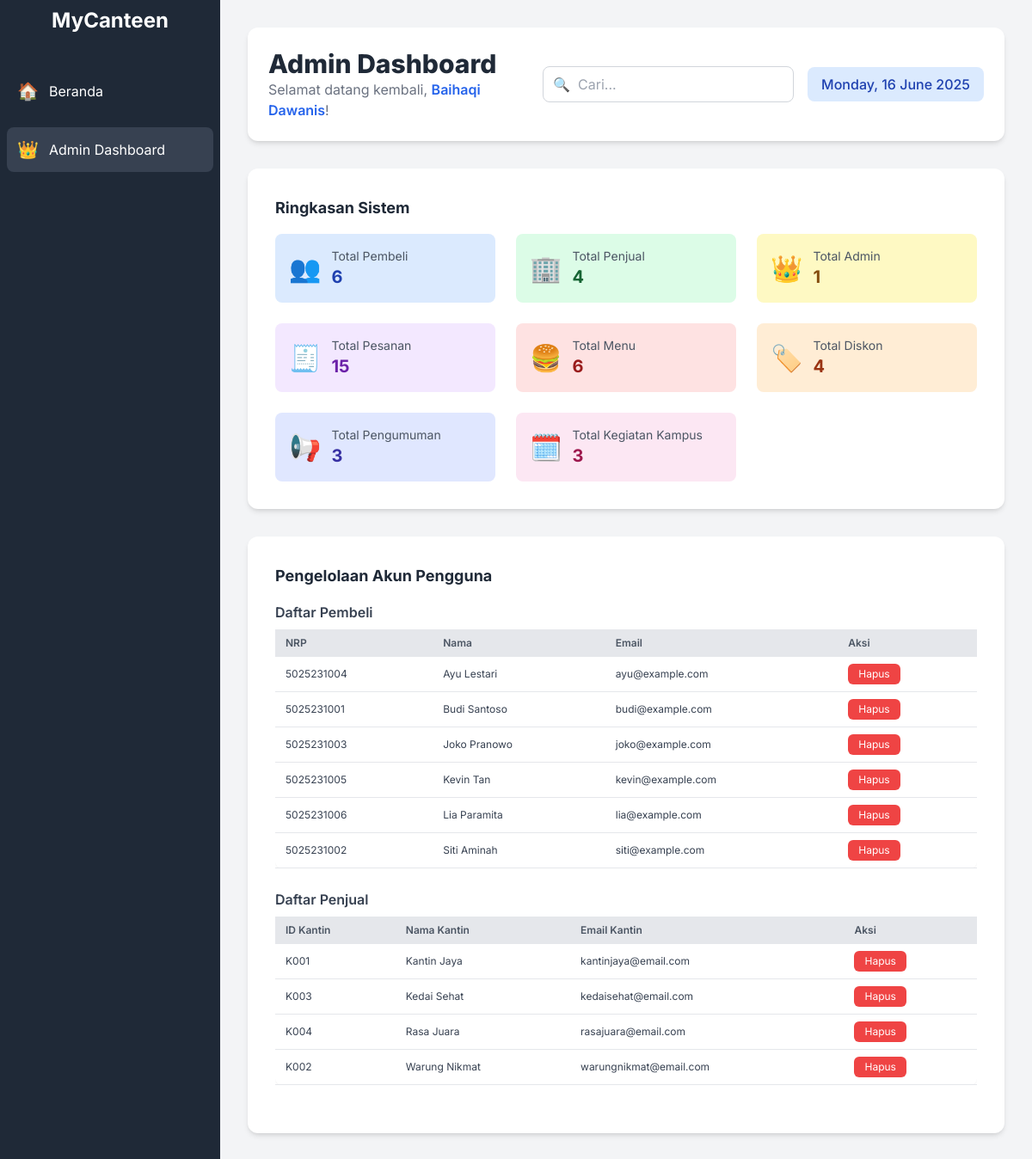
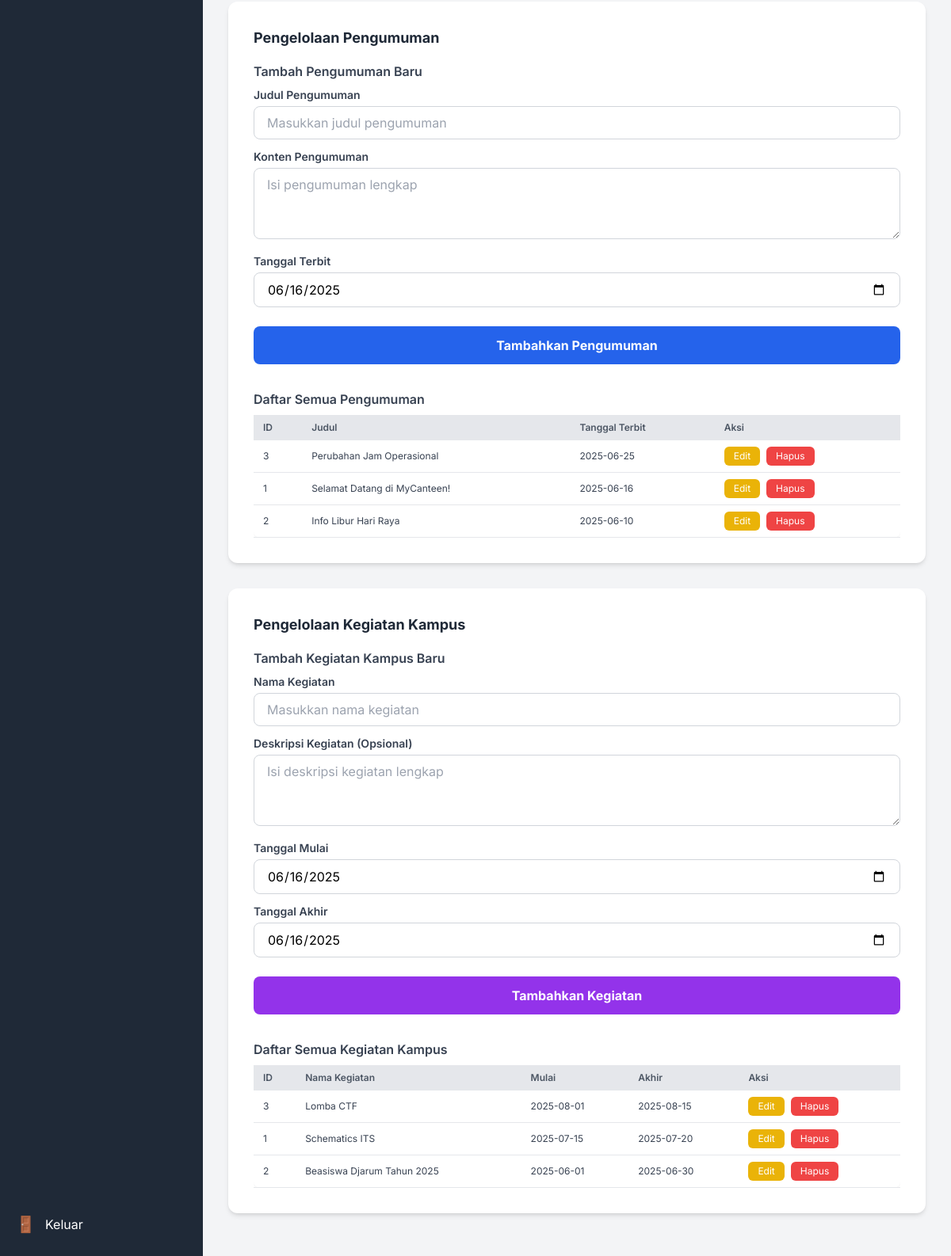
/index.php?page=admin_dashboard (signed in), run on the app's committed database (2 pictures, top to bottom).
### tables this page shows
CREATE TABLE Pembeli (
    nrp VARCHAR(10) PRIMARY KEY,
    nama VARCHAR(100) NOT NULL,
    email VARCHAR(255) UNIQUE NOT NULL,
    password VARCHAR(255) NOT NULL, 
    nomor_telepon VARCHAR(18) NOT NULL,
    alamat VARCHAR(255) NOT NULL
);

CREATE TABLE Penjual (
    id_kantin VARCHAR(4) PRIMARY KEY,
    nama_kantin VARCHAR(30) NOT NULL,
    nama_penanggung_jawab VARCHAR(100) NOT NULL,
    email_kantin VARCHAR(255) UNIQUE NOT NULL,
    password_kantin VARCHAR(255) NOT NULL, 
    nomor_telepon VARCHAR(18) NOT NULL
);

CREATE TABLE Pengumuman (
    id_pengumuman INT AUTO_INCREMENT PRIMARY KEY,
    judul VARCHAR(100) NOT NULL,
    konten TEXT NOT NULL,
    tanggal_terbit DATE NOT NULL
);

CREATE TABLE KegiatanKampus (
    id_kegiatan INT AUTO_INCREMENT PRIMARY KEY,
    nama_kegiatan VARCHAR(100) NOT NULL,
    deskripsi_kegiatan TEXT,
    tanggal_mulai DATE NOT NULL,
    tanggal_akhir DATE NOT NULL
);

### views/admin_dashboard_content.php (the view, shortened to what the rows shown need)
<div class="bg-white p-8 rounded-xl shadow-md mb-8">
    <div class="overflow-x-auto mb-6">
        <table class="min-w-full bg-white rounded-lg shadow-sm">
            <thead class="bg-gray-200">
                <tr>
                    <th class="py-2 px-3 text-left text-xs font-semibold text-gray-600">NRP</th>
                    <th class="py-2 px-3 text-left text-xs font-semibold text-gray-600">Nama</th>
                    <th class="py-2 px-3 text-left text-xs font-semibold text-gray-600">Email</th>
                    <th class="py-2 px-3 text-left text-xs font-semibold text-gray-600">Aksi</th>
                </tr>
            </thead>
            <tbody>
                <?php
                $query_all_pembeli = "SELECT nrp, nama, email FROM Pembeli ORDER BY nama";
                $result_all_pembeli = query_db($conn, $query_all_pembeli);
                if ($result_all_pembeli && mysqli_num_rows($result_all_pembeli) > 0) {
                    while ($pembeli = fetch_assoc_db($result_all_pembeli)) {
                        echo '<tr class="border-b border-gray-200 hover:bg-gray-50">';
                        echo '<td class="py-2 px-3 text-xs text-gray-700">' . htmlspecialchars($pembeli['nrp']) . '</td>';
                        echo '<td class="py-2 px-3 text-xs text-gray-700">' . htmlspecialchars($pembeli['nama']) . '</td>';
                        echo '<td class="py-2 px-3 text-xs text-gray-700">' . htmlspecialchars($pembeli['email']) . '</td>';
                        echo '<td class="py-2 px-3 text-xs text-gray-700">';
                        echo '<form method="POST" action="?page=admin_dashboard" onsubmit="return confirm(\'Anda yakin ingin menghapus akun Pembeli ini? Semua pesanan dan review terkait akan terhapus!\');">';
                        echo '<button type="submit" name="delete_user_submit" class="bg-red-500 text-white px-3 py-1 rounded-md hover:bg-red-600 transition-colors duration-200 text-xs">Hapus</button>';
                        echo '</form>';
                        echo '</td>';
                        echo '</tr>';
                    }
                } else {
                    echo '<tr><td colspan="4" class="py-3 text-center text-gray-500">Tidak ada data pembeli.</td></tr>';
                }
                ?>
            </tbody>
        </table>
    </div>
    <div class="overflow-x-auto mb-6">
        <table class="min-w-full bg-white rounded-lg shadow-sm">
            <thead class="bg-gray-200">
                <tr>
                    <th class="py-2 px-3 text-left text-xs font-semibold text-gray-600">ID Kantin</th>
                    <th class="py-2 px-3 text-left text-xs font-semibold text-gray-600">Nama Kantin</th>
                    <th class="py-2 px-3 text-left text-xs font-semibold text-gray-600">Email Kantin</th>
                    <th class="py-2 px-3 text-left text-xs font-semibold text-gray-600">Aksi</th>
                </tr>
            </thead>
            <tbody>
                <?php
                $query_all_penjual = "SELECT id_kantin, nama_kantin, email_kantin FROM Penjual ORDER BY nama_kantin";
                $result_all_penjual = query_db($conn, $query_all_penjual);
                if ($result_all_penjual && mysqli_num_rows($result_all_penjual) > 0) {
                    while ($penjual = fetch_assoc_db($result_all_penjual)) {
                        echo '<tr class="border-b border-gray-200 hover:bg-gray-50">';
                        echo '<td class="py-2 px-3 text-xs text-gray-700">' . htmlspecialchars($penjual['id_kantin']) . '</td>';
                        echo '<td class="py-2 px-3 text-xs text-gray-700">' . htmlspecialchars($penjual['nama_kantin']) . '</td>';
                        echo '<td class="py-2 px-3 text-xs text-gray-700">' . htmlspecialchars($penjual['email_kantin']) . '</td>';
                        echo '<td class="py-2 px-3 text-xs text-gray-700">';
                        echo '<form method="POST" action="?page=admin_dashboard" onsubmit="return confirm(\'Anda yakin ingin menghapus akun Penjual ini? Semua menu, diskon, pesanan terkait, dan review akan terhapus!\');">';
                        echo '<button type="submit" name="delete_user_submit" class="bg-red-500 text-white px-3 py-1 rounded-md hover:bg-red-600 transition-colors duration-200 text-xs">Hapus</button>';
                        echo '</form>';
                        echo '</td>';
                        echo '</tr>';
                    }
                } else {
                    echo '<tr><td colspan="4" class="py-3 text-center text-gray-500">Tidak ada data penjual.</td></tr>';
                }
                ?>
            </tbody>
        </table>
    </div>
</div>
<div class="bg-white p-8 rounded-xl shadow-md mb-8">
    <div class="overflow-x-auto">
        <table class="min-w-full bg-white rounded-lg shadow-sm">
            <thead class="bg-gray-200">
                <tr>
                    <th class="py-2 px-3 text-left text-xs font-semibold text-gray-600">ID</th>
                    <th class="py-2 px-3 text-left text-xs font-semibold text-gray-600">Judul</th>
                    <th class="py-2 px-3 text-left text-xs font-semibold text-gray-600">Tanggal Terbit</th>
                    <th class="py-2 px-3 text-left text-xs font-semibold text-gray-600">Aksi</th>
                </tr>
            </thead>
            <tbody>
                <?php
                $query_all_announcements = "SELECT id_pengumuman, judul, tanggal_terbit FROM Pengumuman ORDER BY tanggal_terbit DESC";
                $result_all_announcements = query_db($conn, $query_all_announcements);
                if ($result_all_announcements && mysqli_num_rows($result_all_announcements) > 0) {
                    while ($announcement = fetch_assoc_db($result_all_announcements)) {
                        echo '<tr class="border-b border-gray-200 hover:bg-gray-50">';
                        echo '<td class="py-2 px-3 text-xs text-gray-700">' . htmlspecialchars($announcement['id_pengumuman']) . '</td>';
                        echo '<td class="py-2 px-3 text-xs text-gray-700">' . htmlspecialchars($announcement['judul']) . '</td>';
                        echo '<td class="py-2 px-3 text-xs text-gray-700">' . htmlspecialchars($announcement['tanggal_terbit']) . '</td>';
                        echo '<td class="py-2 px-3 text-xs text-gray-700 flex space-x-2">';
                        echo '<a href="?page=admin_dashboard&edit_announcement_id=' . htmlspecialchars($announcement['id_pengumuman']) . '" class="bg-yellow-500 text-white px-3 py-1 rounded-md hover:bg-yellow-600 transition-colors duration-200 text-xs">Edit</a>';
                        echo '<form method="POST" action="?page=admin_dashboard" onsubmit="return confirm(\'Anda yakin ingin menghapus pengumuman ini?\');">';
                        echo '<button type="submit" name="delete_announcement_submit" class="bg-red-500 text-white px-3 py-1 rounded-md hover:bg-red-600 transition-colors duration-200 text-xs">Hapus</button>';
                        echo '</form>';
                        echo '</td>';
                        echo '</tr>';
                    }
                } else {
                    echo '<tr><td colspan="4" class="py-3 text-center text-gray-500">Tidak ada pengumuman.</td></tr>';
                }
                ?>
            </tbody>
        </table>
    </div>
</div>
<div class="bg-white p-8 rounded-xl shadow-md mb-8">
    <div class="overflow-x-auto">
        <table class="min-w-full bg-white rounded-lg shadow-sm">
            <thead class="bg-gray-200">
                <tr>
                    <th class="py-2 px-3 text-left text-xs font-semibold text-gray-600">ID</th>
                    <th class="py-2 px-3 text-left text-xs font-semibold text-gray-600">Nama Kegiatan</th>
                    <th class="py-2 px-3 text-left text-xs font-semibold text-gray-600">Mulai</th>
                    <th class="py-2 px-3 text-left text-xs font-semibold text-gray-600">Akhir</th>
                    <th class="py-2 px-3 text-left text-xs font-semibold text-gray-600">Aksi</th>
                </tr>
            </thead>
            <tbody>
                <?php
                $query_all_kegiatan = "SELECT id_kegiatan, nama_kegiatan, tanggal_mulai, tanggal_akhir FROM KegiatanKampus ORDER BY tanggal_mulai DESC";
                $result_all_kegiatan = query_db($conn, $query_all_kegiatan);
                if ($result_all_kegiatan && mysqli_num_rows($result_all_kegiatan) > 0) {
                    while ($kegiatan = fetch_assoc_db($result_all_kegiatan)) {
                        echo '<tr class="border-b border-gray-200 hover:bg-gray-50">';
                        echo '<td class="py-2 px-3 text-xs text-gray-700">' . htmlspecialchars($kegiatan['id_kegiatan']) . '</td>';
                        echo '<td class="py-2 px-3 text-xs text-gray-700">' . htmlspecialchars($kegiatan['nama_kegiatan']) . '</td>';
                        echo '<td class="py-2 px-3 text-xs text-gray-700">' . htmlspecialchars($kegiatan['tanggal_mulai']) . '</td>';
                        echo '<td class="py-2 px-3 text-xs text-gray-700">' . htmlspecialchars($kegiatan['tanggal_akhir']) . '</td>';
                        echo '<td class="py-2 px-3 text-xs text-gray-700 flex space-x-2">';
                        echo '<a href="?page=admin_dashboard&edit_kegiatan_id=' . htmlspecialchars($kegiatan['id_kegiatan']) . '" class="bg-yellow-500 text-white px-3 py-1 rounded-md hover:bg-yellow-600 transition-colors duration-200 text-xs">Edit</a>';
                        echo '<form method="POST" action="?page=admin_dashboard" onsubmit="return confirm(\'Anda yakin ingin menghapus kegiatan ini?\');">';
                        echo '<button type="submit" name="delete_kegiatan_submit" class="bg-red-500 text-white px-3 py-1 rounded-md hover:bg-red-600 transition-colors duration-200 text-xs">Hapus</button>';
                        echo '</form>';
                        echo '</td>';
                        echo '</tr>';
                    }
                } else {
                    echo '<tr><td colspan="5" class="py-3 text-center text-gray-500">Tidak ada kegiatan kampus.</td></tr>';
                }
                ?>
            </tbody>
        </table>
    </div>
</div>

### data on the page
pembeli: nrp "5025231004", nama "Ayu Lestari", email "ayu@example.com"
pembeli: nrp "5025231001", nama "Budi Santoso", email "budi@example.com"
pembeli: nrp "5025231003", nama "Joko Pranowo", email "joko@example.com"
pembeli: nrp "5025231005", nama "Kevin Tan", email "kevin@example.com"
pembeli: nrp "5025231006", nama "Lia Paramita", email "lia@example.com"
pembeli: nrp "5025231002", nama "Siti Aminah", email "siti@example.com"
penjual: id_kantin "K001", nama_kantin "Kantin Jaya", email_kantin "kantinjaya@email.com"
penjual: id_kantin "K003", nama_kantin "Kedai Sehat", email_kantin "kedaisehat@email.com"
penjual: id_kantin "K004", nama_kantin "Rasa Juara", email_kantin "rasajuara@email.com"
penjual: id_kantin "K002", nama_kantin "Warung Nikmat", email_kantin "warungnikmat@email.com"
pengumuman: id_pengumuman "3", judul "Perubahan Jam Operasional", tanggal_terbit "2025-06-25"
pengumuman: id_pengumuman "1", judul "Selamat Datang di MyCanteen!", tanggal_terbit "2025-06-16"
pengumuman: id_pengumuman "2", judul "Info Libur Hari Raya", tanggal_terbit "2025-06-10"
kegiatankampus: id_kegiatan "3", nama_kegiatan "Lomba CTF", tanggal_mulai "2025-08-01", tanggal_akhir "2025-08-15"
kegiatankampus: id_kegiatan "1", nama_kegiatan "Schematics ITS", tanggal_mulai "2025-07-15", tanggal_akhir "2025-07-20"
kegiatankampus: id_kegiatan "2", nama_kegiatan "Beasiswa Djarum Tahun 2025", tanggal_mulai "2025-06-01", tanggal_akhir "2025-06-30"

### other printed values
$_SESSION['username'] "Baihaqi Dawanis"
$total_pembeli "6"
$total_penjual "4"
$total_admin "1"
$total_pesanan "15"
$total_menu "6"
$total_diskon "4"
$total_pengumuman "3"
$total_kegiatan "3"
